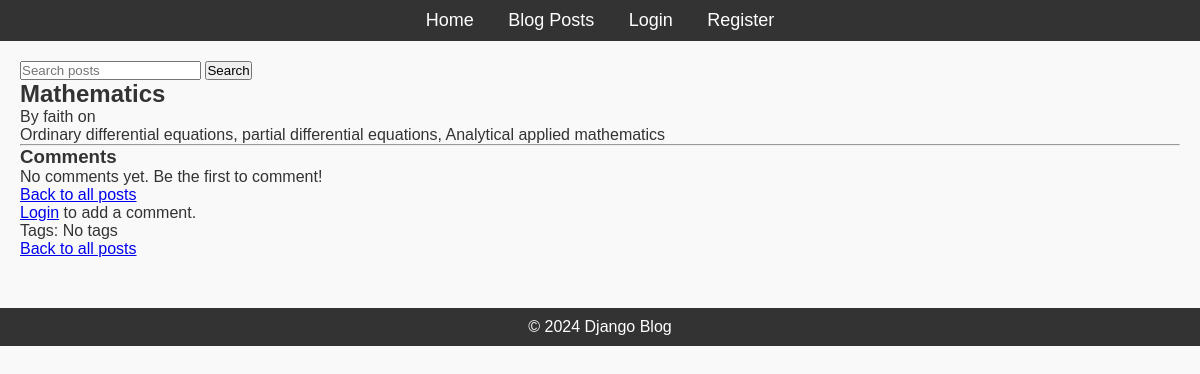
/post/1/, run on an earlier commit of the app's database.
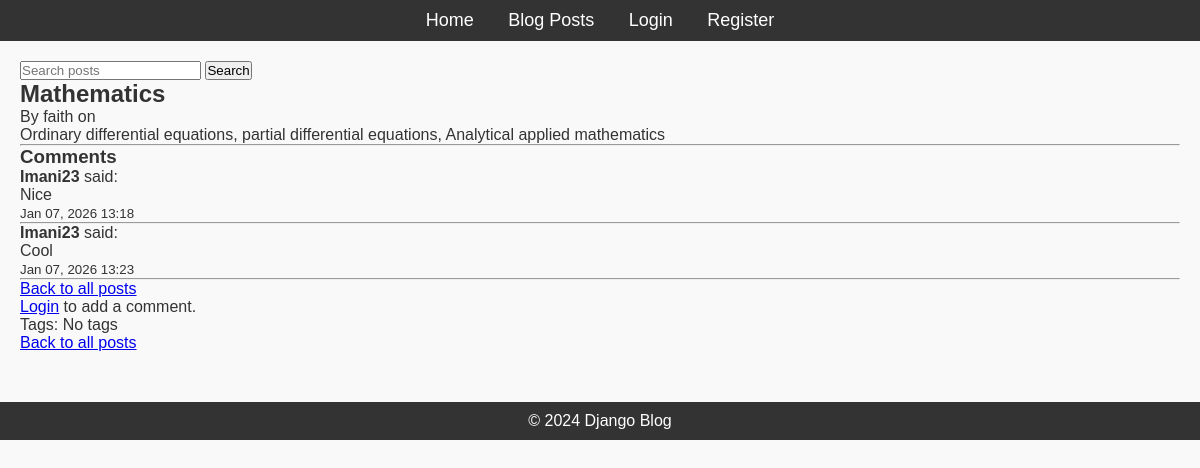
And on a later commit of the database.
### blog/models.py (models this page shows, shortened)
class Comment(models.Model):
    post=models.ForeignKey(Post,on_delete=models.CASCADE,related_name="comments")
    author=models.ForeignKey(User,on_delete=models.CASCADE)
    content=models.TextField()
    created_at=models.DateTimeField(auto_now_add=True)
    updated_at=models.DateTimeField(auto_now=True)

### blog/views.py (the view)
# urls.py: path("post/<int:pk>/", PostDetailView.as_view(), name="post_detail"),
class PostDetailView(DetailView):
    model=Post
    template_name="blog/post_detail.html"
    context_object_name="post"
    def get_context_data(self, **kwargs):
        context = super().get_context_data(**kwargs)
        context['comment_form'] = CommentForm()
        return context

### blog/forms.py
class CommentForm(forms.ModelForm):
    content = forms.CharField(
        label="",
        widget=forms.Textarea(attrs={
            "rows": 3,
            "placeholder": "Comment here..."
        }),
        max_length=1000,
        required=True
    )
    class Meta:
        model = Comment
        fields = ["content"]

### blog/templates/blog/post_detail.html (shortened to what this page needs)
{% extends "blog/base.html" %}
{% load static %}
{% block content %}
<h2>{{ post.title }}</h2>
<p>By {{ post.author.username }} on {{ post.created_at|date:"M d, Y" }}</p>
<p>{{ post.content }}</p>
<hr>
<h3>Comments</h3>
{% if post.comments.all %}
    {% for comment in post.comments.all %}
        <div class="comment">
            <p><strong>{{ comment.author.username }}</strong> said:</p>
            <p>{{ comment.content }}</p>
            <small>{{ comment.created_at|date:"M d, Y H:i" }}</small>
            <hr>
        </div>
    {% endfor %}
{% else %}
    <p>No comments yet. Be the first to comment!</p>
{% endif %}
<a href="/">Back to all posts</a>
{% if user.is_authenticated %}
    <h4>Add a Comment</h4>
    <form method="POST" action="{% url 'comment_create' post.pk %}">
        {% csrf_token %}
        {{ comment_form.as_p }}
        <button type="submit" class="btn btn-primary">Submit Comment</button>
    </form>
{% else %}
    <p><a href="{% url 'login' %}">Login</a> to add a comment.</p>
{% endif %}
<p>Tags:
{% for tag in post.tags.all %}
    <a href="{% url 'posts_by_tag' tag.name %}">{{ tag.name }}</a>{% if not forloop.last %}, {% endif %}
{% empty %}
    No tags
{% endfor %}
</p>
<a href="/">Back to all posts</a>
{% endblock %}

What changed in the data, as far as the page shows it:
added Comment: author.username "Imani23", content "Nice", created_at "Jan 07, 2026 13:18"
added Comment: author.username "Imani23", content "Cool", created_at "Jan 07, 2026 13:23"
Also different on the page:
text no longer shown: "No comments yet. Be the first to comment!"
